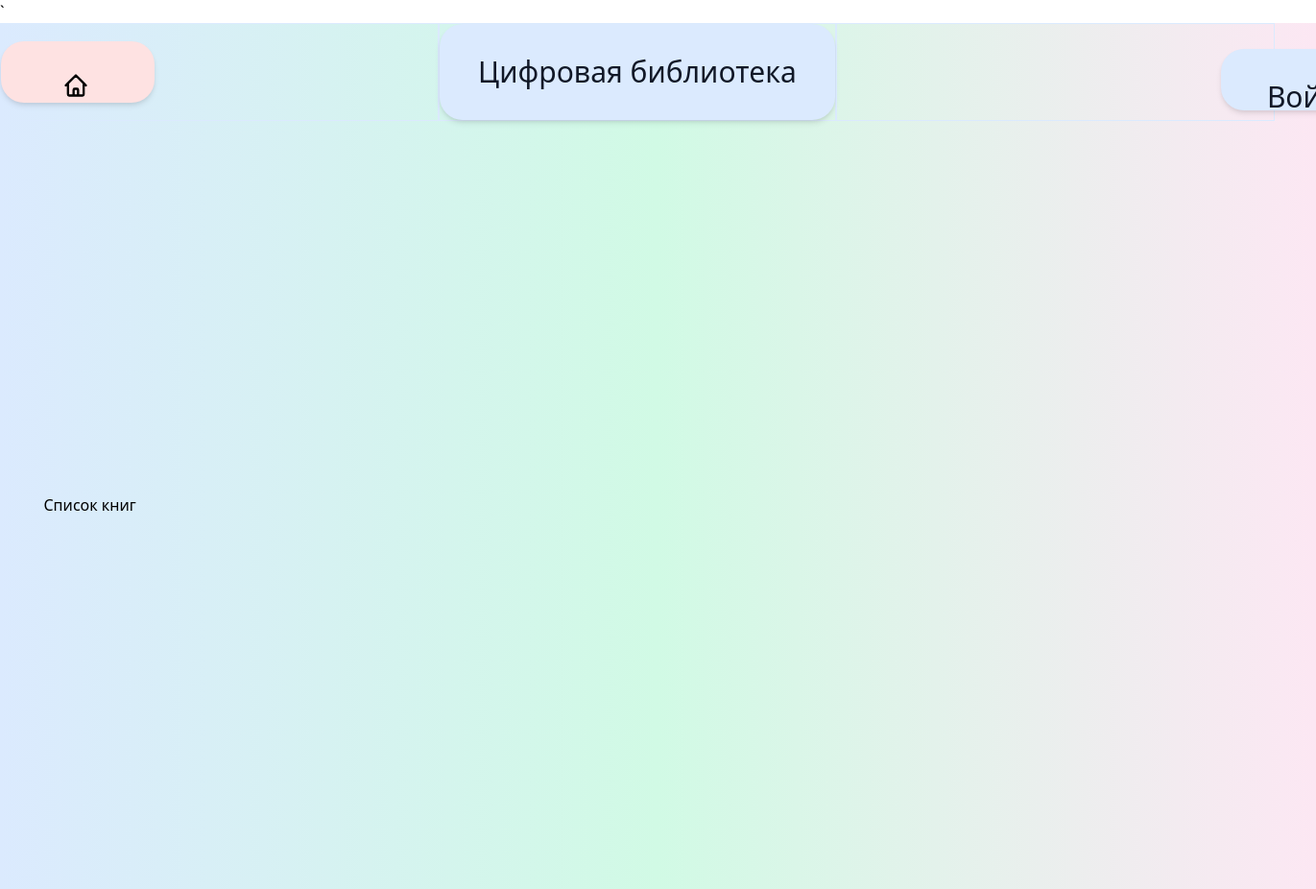
Before: /books with the older database file.
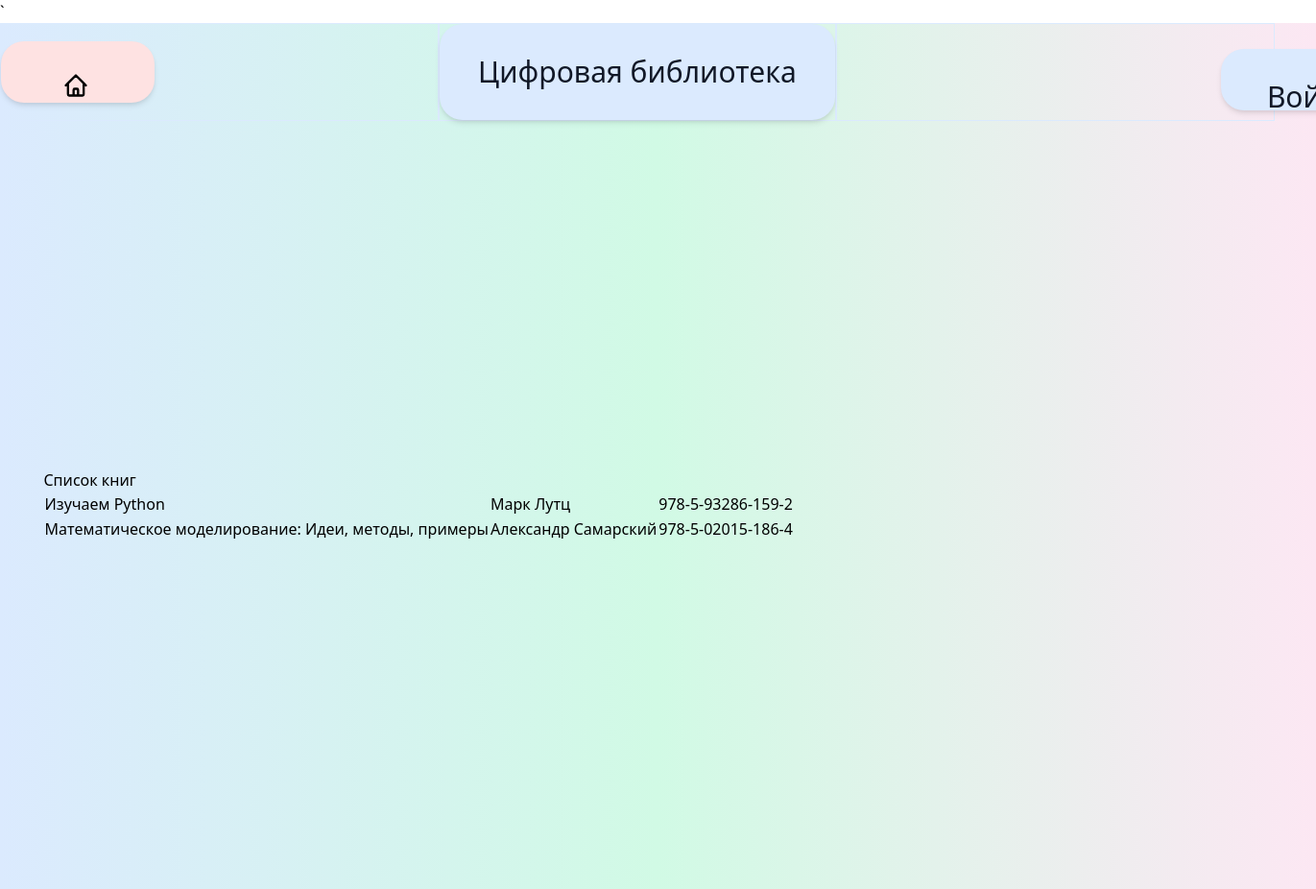
After: the same page with the newer database file.
### main/models.py (models this page shows, shortened)
class Books(models.Model):
    name = models.CharField(max_length=200)
    author = models.CharField(max_length=200, default='')
    nomer = models.CharField(max_length=17, default='')
    discipline = models.ForeignKey(Disciplines, on_delete=models.CASCADE)

### main/views.py (the view)
# urls.py: path('books', views.books, name='books'),
def books(request):
    book = Books.objects.all()
    return render(request, 'main/books.html', {"books": book})

### main/templates/main/books.html (shortened to what this page needs)
{% extends 'main/base.html' %}
{% block content %}
    <h1>Список книг</h1>
    <table>
        {% for book in books %}
        <tr><td>{{ book.name }}</td><td>{{ book.author }}</td><td>{{ book.nomer }}</td></tr>
        {% endfor %}
    </table>
{% endblock %}

### main/templates/main/base.html (shortened to what this page needs)
<!DOCTYPE html>
<html lang="en">
<head>
  ` <link href="https://unpkg.com/tailwindcss@^2/dist/tailwind.min.css" rel="stylesheet">
</head>
<body>
    <header class="flex  bg-gradient-to-r from-blue-100 via-green-100 to-pink-100" >
          <div class="flex items-center border border-blue-100 w-1/3">
                     <div class="
                            flex flex-col
                            bg-red-100
                            shadow-md
                            px-2
                            sm:px-6
                            md:px-8
                            lg:px-10
                            py-8
                            rounded-3xl
                            w-40
                            h-10
                            max-w-md
                            max-h-md">
              <button class="pl-6 pr-6">
              </button>
            </div>
      </div>
          <div class="border border-blue-100  w-100%">
              <div class="
                    flex flex-col
                    bg-blue-100
                    shadow-md
                    px-2
                    sm:px-6
                    md:px-8
                    lg:px-10
                    py-8
                    rounded-3xl
                    w-50
                    max-w-md">
              <div class="  w-full flex items-center  font-medium   text-xl sm:text-3xl text-gray-900">
           Цифровая библиотека
        </div>
       </div>
      </div>
          <div class="flex items-center border border-blue-100  w-1/3">
              <div class=" flex items-right sm:ml-20 md:ml-20  w-full font-medium text-xl sm:text-3xl text-gray-900">
                {% if request.user.is_authenticated %}
                    <div class="sm:ml-64 sm:mt-8  w-full flex items-right text-xl sm:text-2xl text-gray-900">
                        <li class="last">{{ user.username }} | <a href="{% url 'logout' %}">Выйти</a></li>
                    </div>
                {% else %}
                    <div class="sm:ml-80 sm:mt-4  w-full flex items-right  font-medium   text-xl sm:text-3xl text-gray-900">
                    <div class="
                            flex flex-col
                            bg-blue-100
                            shadow-md
                            px-2
                            sm:px-6
                            md:px-8
                            lg:px-10
                            py-8
                            rounded-3xl
                            w-40
                            h-10
                            max-h-md
                            max-w-md">
                        <button type="button" class="btn btn-outline-light me-2"><a href="{% url 'login' %}" class="nav-link px-2 font-medium text-gray-900">Войти</a></button>
                    </div>
                    </div>
                {% endif %}
                </div>
              </div>
      </header>
        <div
      class="min-h-screen flex flex-col items-center justify-center bg-gradient-to-r from-blue-100 via-green-100 to-pink-100 ">
    <div class="container">
        {% block content %}
    {% endblock %}
    </div>
</body>
</html>

Changed rows visible on the page:
added Books: name "Изучаем Python", author "Марк Лутц", nomer "978-5-93286-159-2"
added Books: name "Математическое моделирование: Идеи, методы, примеры", author "Александр Самарский", nomer "978-5-02015-186-4"
